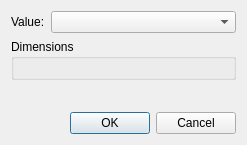
<?xml version="1.0" encoding="UTF-8"?>
<ui version="4.0">
 <class>GeoDataNetcdfImporterSettingDialog</class>
 <widget class="QDialog" name="GeoDataNetcdfImporterSettingDialog">
  <property name="geometry">
   <rect>
    <x>0</x>
    <y>0</y>
    <width>247</width>
    <height>145</height>
   </rect>
  </property>
  <property name="windowTitle">
   <string>Dimension Mapping Setting</string>
  </property>
  <layout class="QVBoxLayout" name="verticalLayout">
   <item>
    <layout class="QHBoxLayout" name="horizontalLayout" stretch="0,1">
     <item>
      <widget class="QLabel" name="valueLabel">
       <property name="text">
        <string>Value:</string>
       </property>
      </widget>
     </item>
     <item>
      <widget class="QComboBox" name="valueComboBox"/>
     </item>
    </layout>
   </item>
   <item>
    <widget class="QGroupBox" name="dimGroupBox">
     <property name="title">
      <string>Dimensions</string>
     </property>
     <layout class="QGridLayout" name="gridLayout_2">
      <item row="0" column="0">
       <layout class="QGridLayout" name="dimGridLayout"/>
      </item>
     </layout>
    </widget>
   </item>
   <item>
    <spacer name="verticalSpacer">
     <property name="orientation">
      <enum>Qt::Vertical</enum>
     </property>
     <property name="sizeHint" stdset="0">
      <size>
       <width>20</width>
       <height>9</height>
      </size>
     </property>
    </spacer>
   </item>
   <item>
    <widget class="QDialogButtonBox" name="buttonBox">
     <property name="orientation">
      <enum>Qt::Horizontal</enum>
     </property>
     <property name="standardButtons">
      <set>QDialogButtonBox::Cancel|QDialogButtonBox::Ok</set>
     </property>
    </widget>
   </item>
  </layout>
 </widget>
 <resources/>
 <connections>
  <connection>
   <sender>buttonBox</sender>
   <signal>accepted()</signal>
   <receiver>GeoDataNetcdfImporterSettingDialog</receiver>
   <slot>accept()</slot>
   <hints>
    <hint type="sourcelabel">
     <x>248</x>
     <y>254</y>
    </hint>
    <hint type="destinationlabel">
     <x>157</x>
     <y>274</y>
    </hint>
   </hints>
  </connection>
  <connection>
   <sender>buttonBox</sender>
   <signal>rejected()</signal>
   <receiver>GeoDataNetcdfImporterSettingDialog</receiver>
   <slot>reject()</slot>
   <hints>
    <hint type="sourcelabel">
     <x>316</x>
     <y>260</y>
    </hint>
    <hint type="destinationlabel">
     <x>286</x>
     <y>274</y>
    </hint>
   </hints>
  </connection>
 </connections>
</ui>
